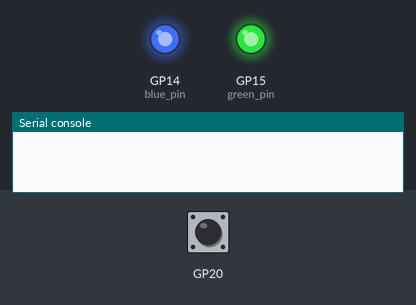
Bench run of a program on a simulated Raspberry Pi Pico running CircuitPython. Parts: output pins drawn as LEDs (lit = HIGH), the last lines printed to the serial console. Inputs (shaded band) come from the test bench; at power-on: GP20 HIGH. Web requests get an empty 200 reply after 0.4 s; deep sleep restarts the program when it ends.

Above: at 1.2 s.
1.3 s: GP20 pulled LOW for 1 s
At 4.4 s:
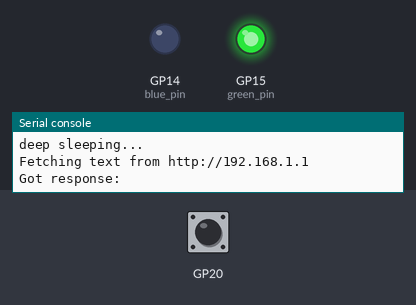
At 9.4 s:
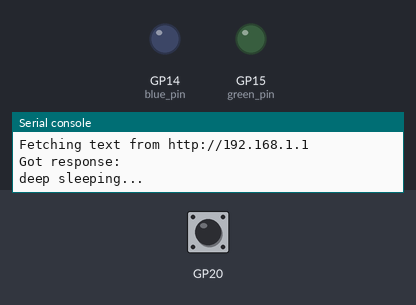
Timing chart, 0 to 10.9 s (numbered marks = the images above; inputs shaded):
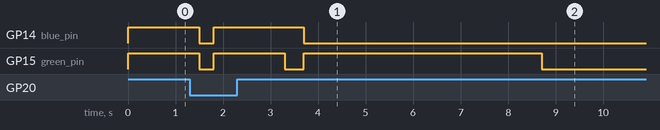

The program:

transmitter.py
```python
import digitalio
import board
import time
import ssl
import wifi
import socketpool
import microcontroller
import adafruit_requests
import alarm

blue_pin = digitalio.DigitalInOut(board.GP14)
green_pin = digitalio.DigitalInOut(board.GP15)
blue_pin.direction = digitalio.Direction.OUTPUT
green_pin.direction = digitalio.Direction.OUTPUT

green_pin.value = True
blue_pin.value = True
#  adafruit quotes URL
target_url = "http://192.168.1.1"

#  connect to SSID
try:
    wifi.radio.connect("ENGR_DOORBELL", "mrmiller")
    pool = socketpool.SocketPool(wifi.radio)
    requests = adafruit_requests.Session(pool, ssl.create_default_context())
except Exception as e:
    print(f"error while connecting: {e}")
    blue_pin.value = False
    microcontroller.reset()

blue_pin.value = False
green_pin.value = False
if alarm.wake_alarm is not None:
    blue_pin.value=True
    print("Fetching text from %s" % target_url)
    try:
        response = requests.get(target_url, timeout=5)
    except Exception as e:
        print(f"error while REQUESTING: {e}")
        blue_pin.value = False
        microcontroller.reset()
    blue_pin.value=False
    green_pin.value = True
    print(f"Got response: {response.text}")
    response.close()
    time.sleep(5)
    green_pin.value = False
    alert_from_alarm_needed = False
print("deep sleeping...")
wifi.radio.stop_station()
alarm.exit_and_deep_sleep_until_alarms(alarm.pin.PinAlarm(pin=board.GP20, value=False, pull=True))
```
